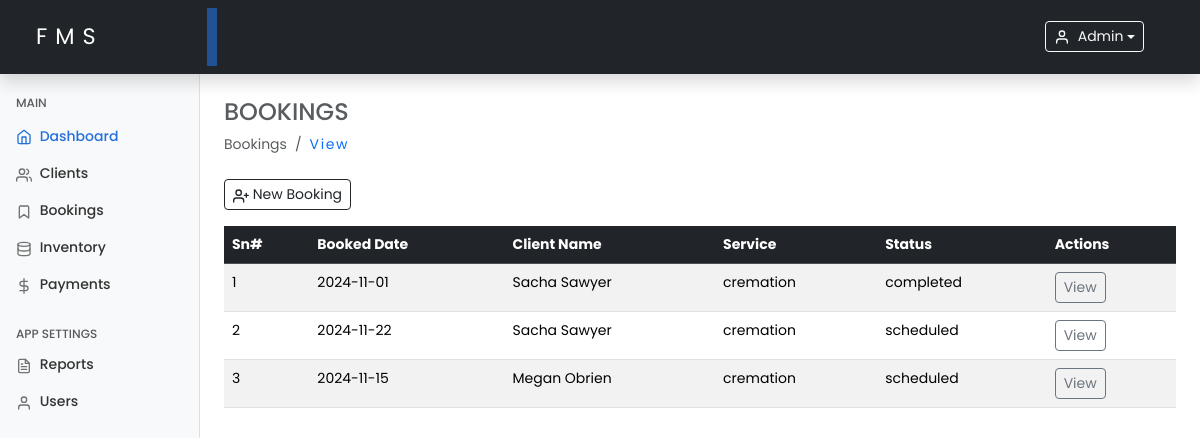
Before: /bookings.php (signed in) with the older database file.
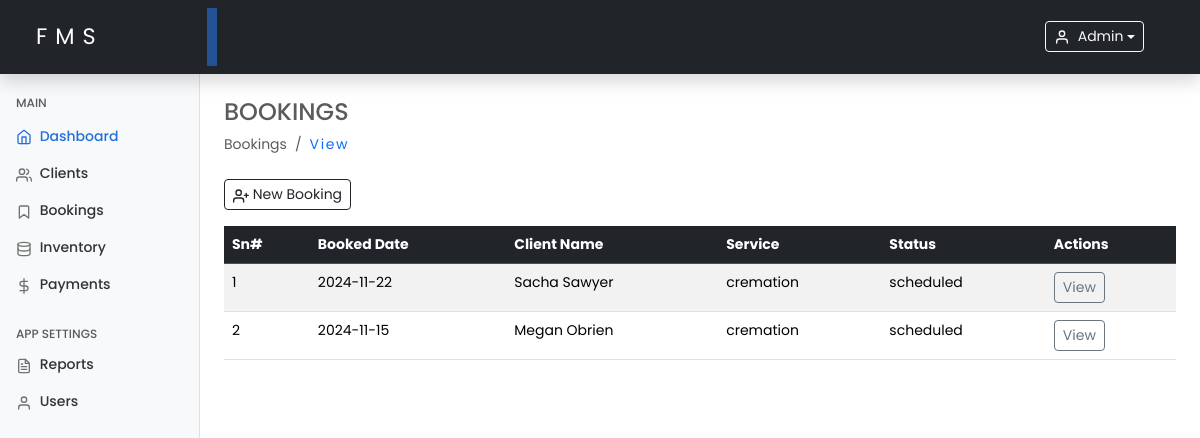
After: the same page with the newer database file.
### tables this page shows
CREATE TABLE `bookings` (
  `id` int(11) NOT NULL,
  `client_id` varchar(100) NOT NULL,
  `deceased_name` varchar(100) NOT NULL,
  `service_type` enum('burial','cremation','other') DEFAULT 'burial',
  `schedule_date` date NOT NULL,
  `vehicle_type` varchar(150) DEFAULT NULL,
  `request` varchar(255) DEFAULT NULL,
  `status` enum('scheduled','completed') DEFAULT 'scheduled',
  `created_at` timestamp NOT NULL DEFAULT current_timestamp(),
  `updated_at` timestamp NOT NULL DEFAULT current_timestamp() ON UPDATE current_timestamp()
);

CREATE TABLE `clients` (
  `id` int(11) NOT NULL,
  `client_name` varchar(100) NOT NULL,
  `client_phone` varchar(20) NOT NULL,
  `client_email` varchar(100) DEFAULT NULL,
  `client_address` varchar(255) DEFAULT NULL,
  `deceased_name` varchar(100) NOT NULL,
  `deceased_age` int(3) NOT NULL,
  `deceased_date_of_death` date NOT NULL,
  `deceased_cause` enum('natural','sickness','accident','other') NOT NULL,
  `deceased_gender` enum('male','female','other') NOT NULL,
  `created_at` timestamp NOT NULL DEFAULT current_timestamp(),
  `updated_at` timestamp NOT NULL DEFAULT current_timestamp() ON UPDATE current_timestamp()
);

### includes/functions.php (called while the page is built, shortened)
<?php
require_once 'config.php';
function getBookings()
{
    global $conn;
    $query = "SELECT b.id, c.deceased_name AS client_name, b.service_type, b.schedule_date, b.status
              FROM bookings b
              JOIN clients c ON b.client_id = c.id";
    $result = $conn->query($query);
    $bookings = [];
    while ($row = $result->fetch_assoc()) {
        $bookings[] = $row;
    }
    return $bookings;
}

### bookings.php (the view, shortened to what this page needs)
<?php
require_once "./includes/functions.php";
$bookings = getBookings();
include './includes/header.php';
include './includes/sidebar.php';
?>
<main class="col-md-9 ms-sm-auto col-lg-10 px-md-4 mt-2">
    <h4 class="text-muted text-uppercase mt-3">Bookings</h4>
    <ol class="breadcrumb mb-2">
        <li class="breadcrumb-item active">Bookings</li>
        <li class="breadcrumb-item"><a href="./bookings.php" class="text-decoration-none">View</a></li>
    </ol>
<div class="d-flex justify-content-start flex-wrap flex-md-nowrap align-items-center pt-3 pb-2 mb-2 border-bottom-none">
    <button type="button" class="btn btn-sm btn-outline-dark me-5" data-bs-toggle="modal" data-bs-target="#staticBackdrop">
        <span data-feather="user-plus"></span>&nbsp;New Booking
    </button>
</div>
    <div class="table-responsive">
        <table class="table table-striped table-hover table-lg">
            <thead class="table-dark">
                <tr>
                    <th>Sn#</th>
                    <th>Booked Date</th>
                    <th>Client Name</th>
                    <th>Service</th>
                    <th>Status</th>
                    <th>Actions</th>
                </tr>
            </thead>
            <tbody>
                <?php if (empty($bookings)): ?>
                    <tr>
                        <td colspan="6" class="text-center text-danger">No bookings found.</td>
                    </tr>
                <?php else: ?>
                    <?php foreach ($bookings as $index => $booking): ?>
                        <tr>
                            <td><?php echo $index + 1; ?></td>
                            <td><?php echo htmlspecialchars($booking['schedule_date']); ?></td>
                            <td><?php echo htmlspecialchars($booking['client_name']); ?></td>
                            <td><?php echo htmlspecialchars($booking['service_type']); ?></td>
                            <td><?php echo htmlspecialchars($booking['status']); ?></td>
                            <td><a href="viewBooking.php?id=<?php echo $booking['id']; ?>" class="btn btn-sm btn-outline-secondary">View</a></td>
                        </tr>
                    <?php endforeach; ?>
                <?php endif; ?>
            </tbody>
        </table>
    </div>
</main>
<?php include './includes/footer.php'; ?>

### includes/header.php (shortened to what this page needs)
<?php
require_once './includes/functions.php';
?>
<!doctype html>
<html lang="en">
<head>
    <link href="https://cdn.jsdelivr.net/npm/bootstrap@5.3.3/dist/css/bootstrap.min.css" rel="stylesheet">
    <link rel="stylesheet" href="./assets/css/dashboard.css">
    <link href="https://cdnjs.cloudflare.com/ajax/libs/fullcalendar/6.1.15/index.min.js" rel="stylesheet" />
</head>
<body>
    <header class="navbar navbar-dark sticky-top bg-dark p-2 flex-md-nowrap p-0 shadow">
        <a class="navbar-brand col-md-3 col-lg-2 me-0 px-3" href="./dashboard.php">FMS</a>
        <div class="dropdown ms-auto pe-5">
            <button class="btn btn-sm btn-outline-light rounded-60 dropdown-toggle d-flex align-items-center text-capitalize" type="button" id="userDropdown" data-bs-toggle="dropdown" aria-expanded="false">
                <span data-feather="user" class="me-2"></span>
                <?php echo htmlspecialchars($_SESSION['username']); ?>
            </button>
        </div>
    </header>

### includes/sidebar.php
<div class="container-fluid">
    <div class="row">
        <nav id="sidebarMenu" class="col-md-3 col-lg-2 d-md-block bg-light sidebar collapse">
            <div class="position-sticky pt-4">
                <h6 class="sidebar-heading d-flex justify-content-between align-items-center px-3 mt-4 mb-1 text-muted">
                    <span>Main</span>
                </h6>
                <ul class="nav flex-column my-2">
                    <li class="nav-item">
                        <a class="nav-link active d-flex align-items-center" aria-current="page" href="./dashboard.php">
                            <span data-feather="home"></span>&nbsp;Dashboard
                        </a>
                    </li>
                    <li class="nav-item">
                        <a class="nav-link" href="./clients.php">
                            <span data-feather="users"></span>
                            Clients
                        </a>
                    </li>
                    <li class="nav-item">
                        <a class="nav-link" href="./bookings.php">
                            <span data-feather="bookmark"></span>
                            Bookings
                        </a>
                    </li>
                    <li class="nav-item">
                        <a class="nav-link" href="./inventory.php">
                            <span data-feather="database"></span>
                            Inventory
                        </a>
                    </li>
                    <li class="nav-item">
                        <a class="nav-link" href="./payments.php">
                            <span data-feather="dollar-sign"></span>
                            Payments
                        </a>
                    </li>
                </ul>
                <h6 class="sidebar-heading d-flex justify-content-between align-items-center px-3 mt-4 mb-1 text-muted">
                    <span>App Settings</span>
                </h6>
                <ul class="nav flex-column mb-2">
                    <li class="nav-item">
                        <a class="nav-link" href="./reports.php">
                            <span data-feather="file-text"></span>
                            Reports
                        </a>
                    </li>
                    <li class="nav-item">
                        <a class="nav-link" href="./users.php">
                            <span data-feather="user"></span>
                            Users
                        </a>
                    </li>
                </ul>
            </div>
        </nav>

### includes/footer.php (shortened to what this page needs)
</div>
</div>
</body>
</html>

### assets/css/dashboard.css (style rules this page uses)
* { margin: 0; padding: 0; box-sizing: border-box; }
body { font-size: .875rem; font-family: "Poppins", sans-serif; }
.feather { width: 16px; height: 16px; vertical-align: text-bottom; }
.sidebar { position: fixed; top: 0; bottom: 0; left: 0; z-index: 100; padding: 48px 0 0; box-shadow: inset -1px 0 0 rgba(0, 0, 0, .1); }
.sidebar .nav-link { font-weight: 500; color: #333; }
.sidebar .nav-link .feather { margin-right: 4px; color: #727272; }
.sidebar .nav-link.active { color: #2470dc; }
.sidebar .nav-link:hover .feather, .sidebar .nav-link.active .feather { color: inherit; }
.sidebar-heading { font-size: .75rem; text-transform: uppercase; }
.navbar-brand { padding-top: .75rem; padding-bottom: .75rem; font-size: 1.4rem; margin-left: .75rem; letter-spacing: .5rem; box-shadow: inset -10px 0 0 rgba(36, 113, 220, 0.6); }

### includes/header.php (style rules this page uses)
.active { background-color: transparent !important; }
.text-decoration-none { font-weight: 400; letter-spacing: 0.1rem; text-decoration: none !important; }

Changed rows visible on the page:
removed bookings: schedule_date "2024-11-01", client.deceased_name "Sacha Sawyer", service_type "cremation", status "completed"
